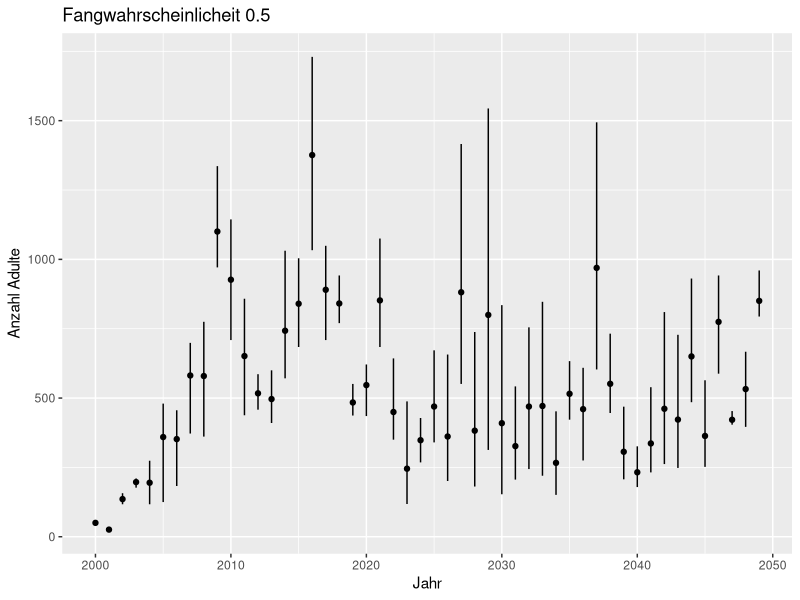
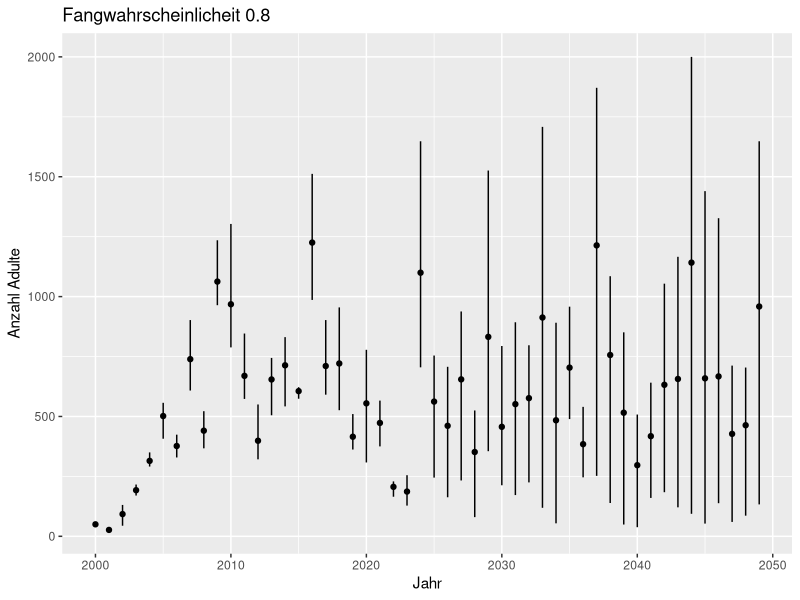
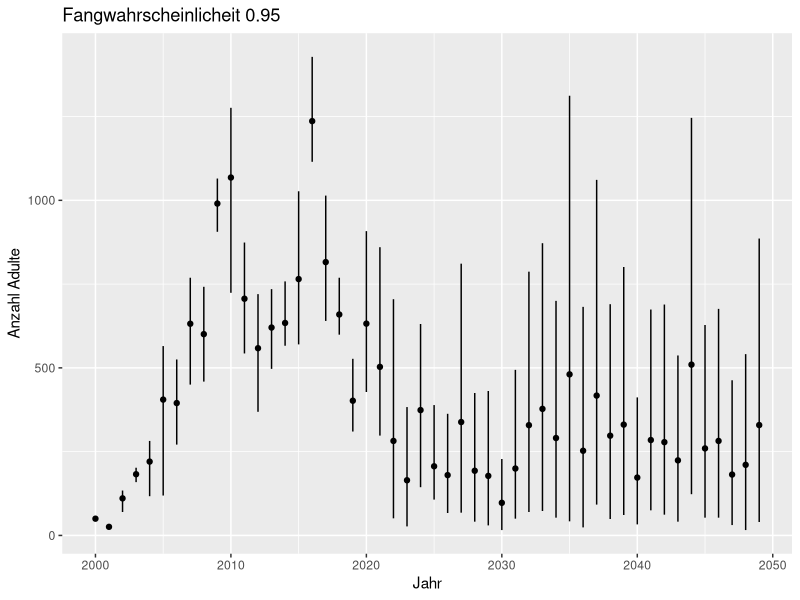
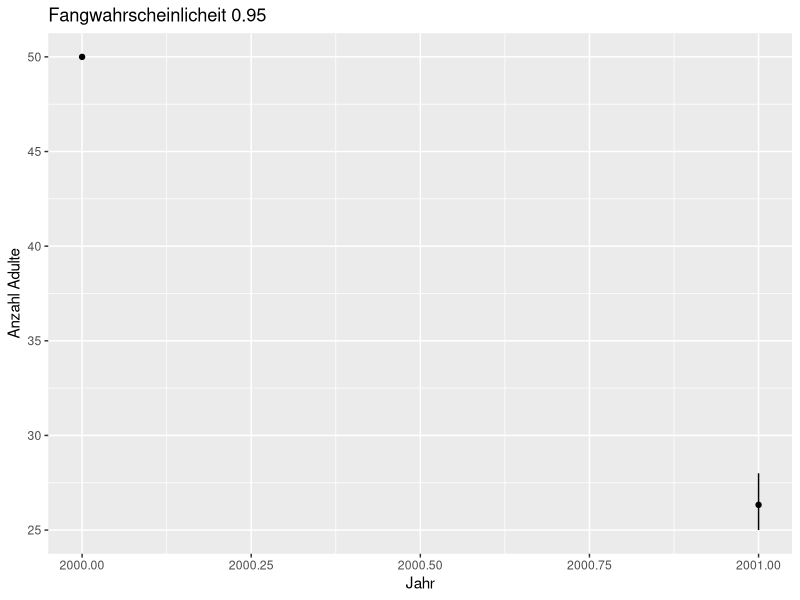

Reproduce these figures in R, in order.
library(tidyverse)
data1 <- read.table("excel/resultate_4.11.csv",sep=',', fill=TRUE, header=TRUE, quote="\"")
data <- read.table("excel/resultate.csv",sep=',', fill=TRUE, header=TRUE, quote="\"")
str(data)
pondList <- c()
for ( pond in 1:nrow(data)){
  text <- data[pond,ncol(data)]
  if (nchar(text) <= 4) {pondList[pond] <- NA}
  else {pondList[pond] <- substring(text,2,nchar(text)-1)}
}
data <- cbind(data[,1:ncol(data)-1],pondList)

colnames(data) <- c("simulation", "currentDate","probCatch","egg", "larva", "juvenil", "adult", "adultSlipped", "adultNotSliped",
                    "totCatched_adult", "totCatched_juv", "eggs_tot","larva_tot","juv_tot", "adult_tot", "migrantJuv_tot", "migrantAdult_tot", "pondList")
colnames(data1) <- c("currentDate","probCatch","egg", "larva", "juvenil", "adult", "adultSlipped", "adultNotSliped",
                    "totCatched_adult", "totCatched_juv", "eggs_tot","larva_tot","juv_tot", "adult_tot", "migrantJuv_tot", "migrantAdult_tot")


levels <- as.numeric(levels(as.factor(data$probCatch)))

data$year <- as.integer(substring(data$currentDate,8,11))
level_year <- as.numeric(levels(as.factor(data$year)))
data$fangquote_adult <- data$totCatched_adult/data$adult

for ( pc in 1:length(levels)) {
  
  data_pc <- data[data$probCatch==levels[pc],]
  
  data_min <- c()
  data_max <- c()
  data_mean <- c()
  data_fangquote_1 <- c()
  data_fangquote_2 <- c()
  data_fangquote_3 <- c()
  
  for (i in 1:length(level_year)) {
    data_min[i] <- min((data_pc %>% filter(data_pc$year==level_year[i]))$adult)
    data_max[i] <- max((data_pc %>% filter(data_pc$year==level_year[i]))$adult)
    data_mean[i] <- mean((data_pc %>% filter(data_pc$year==level_year[i]))$adult)
    data_fangquote_1[i] <- (data_pc %>% filter(data_pc$year==level_year[i]))$fangquote_adult[1]
    data_fangquote_2[i] <- (data_pc %>% filter(data_pc$year==level_year[i]))$fangquote_adult[2]
    data_fangquote_3[i] <- (data_pc %>% filter(data_pc$year==level_year[i]))$fangquote_adult[3]
  }
  
  data_graph <- data.frame(
    year = level_year,
    min = data_min,
    max = data_max,
    mean = data_mean,
    fq_1 = data_fangquote_1*2000,
    fq_2 = data_fangquote_2*2000,
    fq_3 = data_fangquote_3*2000
  )
  filter_year <- (data_graph %>% filter(data_graph$max > 2000))$year
  data_graph[data_graph$year==filter_year,3] <- 2000
  
  assign(paste("adult",pc,sep=""), ggplot(data_graph, aes(year, mean)) + 
        geom_point() +
        # geom_point(aes(year, fq_1), shape=4, color='grey')  +
        geom_linerange(aes(ymin=min, ymax=max)) +
        ggtitle(paste("Fangwahrscheinlicheit", levels[pc], sep=" ")) +
        ylab(("Anzahl Adulte")) +
        xlab("Jahr")
        # scale_y_continuous(limits=c(0,2000),
                           # sec.axis = sec_axis(~./2000,name="Fangquote in %"))
  )
}
data <- data1

levels <- as.numeric(levels(as.factor(data$probCatch)))

data$year <- as.integer(substring(data$currentDate,8,11))
level_year <- as.numeric(levels(as.factor(data$year)))
data$fangquote_adult <- data$totCatched_adult/data$adult

for ( pc in 1:length(levels)) {
  
  data_pc <- data[data$probCatch==levels[pc],]
  
  data_min <- c()
  data_max <- c()
  data_mean <- c()
  data_fangquote_1 <- c()
  data_fangquote_2 <- c()
  data_fangquote_3 <- c()
  
  for (i in 1:length(level_year)) {
    data_min[i] <- min((data_pc %>% filter(data_pc$year==level_year[i]))$adult)
    data_max[i] <- max((data_pc %>% filter(data_pc$year==level_year[i]))$adult)
    data_mean[i] <- mean((data_pc %>% filter(data_pc$year==level_year[i]))$adult)
    data_fangquote_1[i] <- (data_pc %>% filter(data_pc$year==level_year[i]))$fangquote_adult[1]
    data_fangquote_2[i] <- (data_pc %>% filter(data_pc$year==level_year[i]))$fangquote_adult[2]
    data_fangquote_3[i] <- (data_pc %>% filter(data_pc$year==level_year[i]))$fangquote_adult[3]
  }
  
  data_graph <- data.frame(
    year = level_year,
    min = data_min,
    max = data_max,
    mean = data_mean,
    fq_1 = data_fangquote_1*2000,
    fq_2 = data_fangquote_2*2000,
    fq_3 = data_fangquote_3*2000
  )
  filter_year <- (data_graph %>% filter(data_graph$max > 2000))$year
  data_graph[data_graph$year==filter_year,3] <- 2000
  
  assign(paste("adult_alt",pc,sep=""), ggplot(data_graph, aes(year, mean)) + 
           geom_point() +
           # geom_point(aes(year, fq_1), shape=4, color='grey')  +
           geom_linerange(aes(ymin=min, ymax=max)) +
           ggtitle(paste("Fangwahrscheinlicheit", levels[pc], sep=" ")) +
           ylab(("Anzahl Adulte")) +
           xlab("Jahr")
         # scale_y_continuous(limits=c(0,2000),
         # sec.axis = sec_axis(~./2000,name="Fangquote in %"))
  )
}
